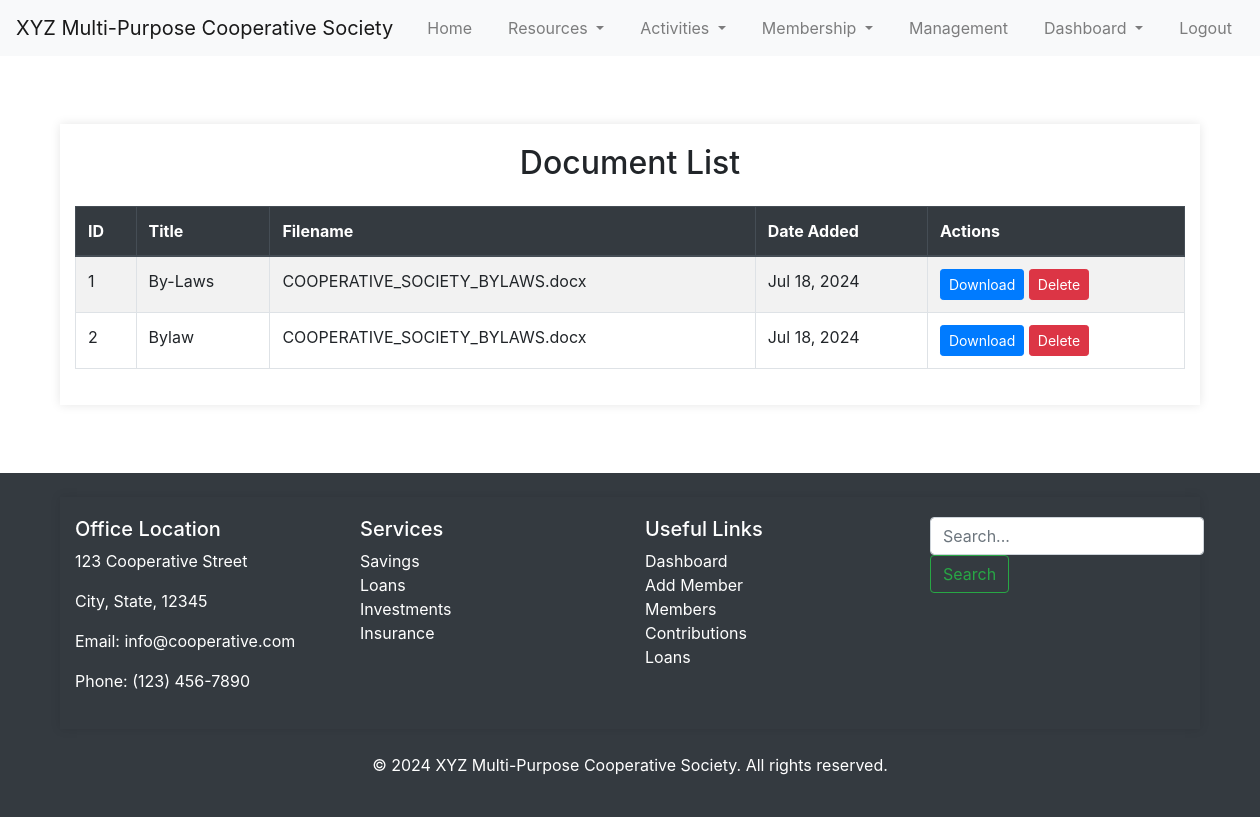
/documents (signed in), run on the app's committed database.
### models.py (models this page shows)
class Document(db.Model):
    id = db.Column(db.Integer, primary_key=True)
    title = db.Column(db.String(200), nullable=False)
    filename = db.Column(db.String(200), nullable=False)
    date_uploaded = db.Column(db.DateTime, nullable=False, default=datetime.utcnow)

### routes.py (the view)
@app.route('/documents')
@login_required
def documents():
    documents = Document.query.all()
    return render_template('documents_list.html', documents=documents)

### routes.py (called while the page is built)
@login_manager.user_loader
def load_user(user_id):
    return User.query.get(int(user_id))

### templates/documents_list.html
{% extends "base.html" %}
{% block content %}
<div class="container mt-5">
    <h2 class="mb-4">Document List</h2>
    <table class="table table-striped table-bordered">
        <thead class="thead-dark">
            <tr>
                <th>ID</th>
                <th>Title</th>
                <th>Filename</th>
                <th>Date Added</th>
                <th>Actions</th>
            </tr>
        </thead>
        <tbody>
            {% for document in documents %}
            <tr>
                <td>{{ document.id }}</td>
                <td>{{ document.title }}</td>
                <td>{{ document.filename }}</td>
                <td>{{ document.date_uploaded.strftime('%b %d, %Y') }}</td>
                <td>
                    <a href="{{ url_for('download_document', document_id=document.id) }}" class="btn btn-primary btn-sm">Download</a>
                    <a href="{{ url_for('delete_document', document_id=document.id) }}" class="btn btn-danger btn-sm" onclick="return confirm('Are you sure you want to delete this document?');">Delete</a>
                </td>
            </tr>
            {% endfor %}
        </tbody>
    </table>
</div>
{% endblock %}

### static/style.css (style rules this page uses)
body { font-family: Arial, sans-serif; margin: 0; padding: 0; }
body { font-family: Arial, sans-serif; margin: 0; padding: 0; background-color: #f4f4f4; }
.container { width: 80%; margin: 0 auto; padding: 20px; box-shadow: 0 0 10px rgba(0, 0, 0, 0.1); }
h2 { text-align: center; margin-bottom: 20px; }
h2, p { transition: all 0.3s ease; }

### data on the page
Document: id "1", title "By-Laws", filename "COOPERATIVE_SOCIETY_BYLAWS.docx", date_uploaded "Jul 18, 2024"
Document: id "2", title "Bylaw", filename "COOPERATIVE_SOCIETY_BYLAWS.docx", date_uploaded "Jul 18, 2024"
